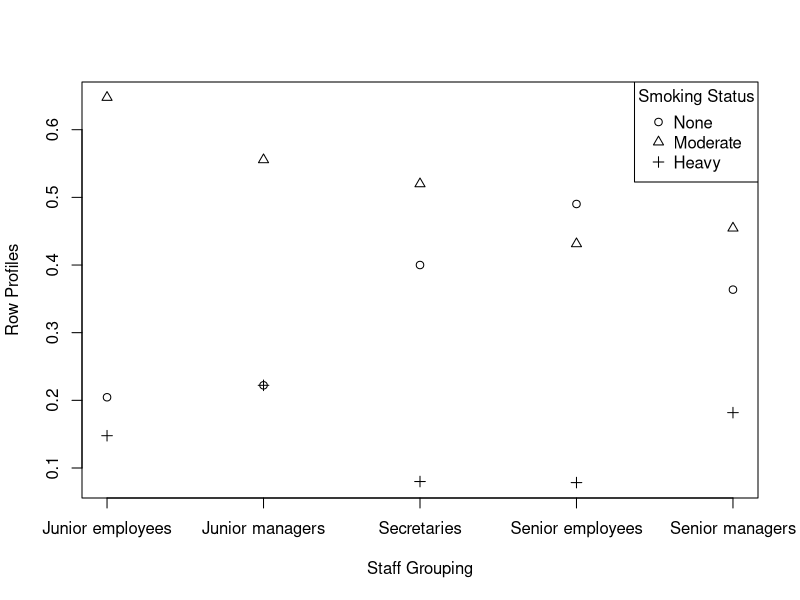
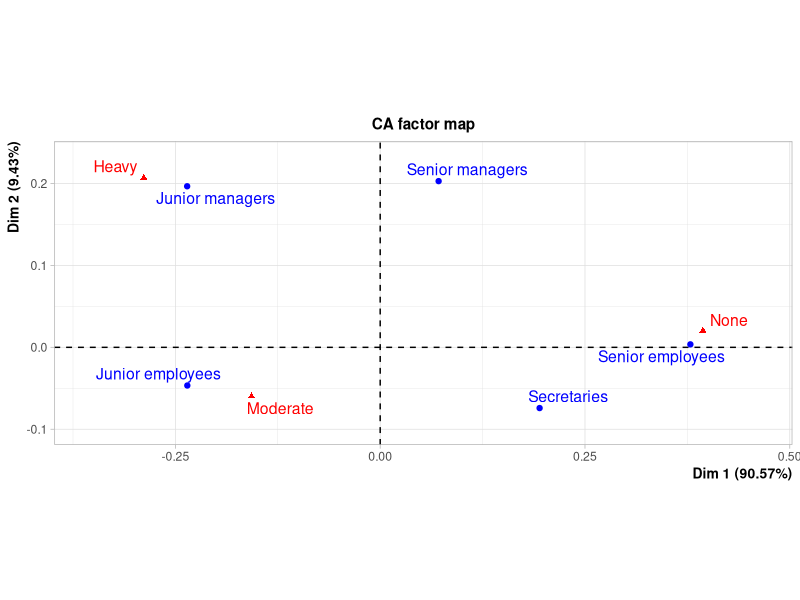

These figures' R source, in order:
## ---- chunk 1
knitr::opts_chunk$set(warning = FALSE, 
                      echo = FALSE, 
                      include=TRUE, 
                      message=FALSE, 
                      comment = NA, 
                      warn=-1, 
                      warn.conflicts = FALSE, 
                      quietly=TRUE, 
                      fig.align="center")
## ---- chunk 2
col.lbl = c("Halothane.positive", "Halothane.negative")
row.lbl = c("Large White", "Hampshire", "Landrace(B)", "Landrace(S)")
col1 = c(2, 3, 11, 16)
col2 = c(76, 86, 73, 76)
tabledata = matrix(cbind(col1, col2), nrow = 4, ncol=2, byrow=F,
                   dimnames = list(row.lbl, col.lbl))
dt <- as.data.frame(tabledata)
dt <- data.frame(tabledata)
dt$Totals <- rowSums(dt)
dt["Totals",] <- colSums(dt)
library(tidyverse)
library(kableExtra)
kable(dt, caption="Porcine Stress Syndrome (PSS) data") %>%
  kable_styling(bootstrap_options = "striped", full_width = F)
## ---- chunk 3
chisq.test(dt)
## ---- chunk 4
group1 <- matrix(c(80,120,30,80), nrow=2, ncol=2, byrow=T)
group1
chisq.test(group1)
## ---- chunk 5
group2 <- matrix(c(20,75,25,20), nrow=2, ncol=2, byrow=T)
group2
chisq.test(group2)
## ---- chunk 6
all <- matrix(c(80,120,30,80)+c(20,75,25,20), nrow=2, ncol=2, byrow=T)
all
chisq.test(all)
## ---- chunk 7
col.lbl = c("None","Moderate", "Heavy")
row.lbl = c("Junior employees", "Junior managers", "Secretaries", "Senior employees", "Senior managers")
col1 = c(18, 4, 10, 25, 4)
col2 = c(57, 10, 13, 22, 5)
col3 = c(13, 4, 2, 4, 2)
tabledata = matrix(cbind(col1, col2, col3), 
                   nrow = 5, ncol=3, byrow=F,
                   dimnames = list(row.lbl, col.lbl))

dt <- data.frame(tabledata)
dt$Totals <- rowSums(dt)
dt["Totals",] <- colSums(dt)
library(kableExtra)
library(tidyverse)
kable(dt, caption=" Smoking Status vis-a-vis Staff Groupings") %>%
  kable_styling(bootstrap_options = "striped", full_width = F)
## ---- chunk 8
set.seed(12321)
chisq.test(tabledata, simulate.p.value = TRUE)
## ---- chunk 9
chisq.test(tabledata)
## ---- chunk 10
data.frame(tabledata) %>%
  pivot_longer(cols = 1:3, 
               values_to = "Counts",
               names_to = "Smoke_status") ->smk
smk %>% 
  mutate(Employ=rep(row.lbl,each=3)) %>% 
  relocate(Smoke_status,Employ, Counts)->smk
glimpse(smk)
## ---- chunk 11
library(MASS)
MASS::loglm(Counts~ Smoke_status+Employ, smk)
## ---- chunk 12
col.lbl <-  c("None","Moderate", "Heavy")
row.lbl <- c("Junior employees", "Junior managers", "Secretaries", "Senior employees", "Senior managers")
col1 <- c(18, 4, 10, 25, 4)
col2 <- c(57, 10, 13, 22, 5)
col3 <- c(13, 4, 2, 4, 2)
tabledata <- matrix(cbind(col1, col2, col3), 
                   nrow = 5, ncol=3, byrow=F,
                   dimnames = list(row.lbl, col.lbl))
tabledata
chisq.test(tabledata)
## ---- chunk 13
#tabledata
#formatC(chisq.test(tabledata)$exp)
#chisq.test(tabledata)
#chisq.test(tabledata, simulate.p.value = T, B=5000)
rowtotal <- rowSums(tabledata)
rowprofile <- tabledata/rowtotal
coltotal <- colSums(tabledata)
colprofile <- tabledata/coltotal
rowmass <- coltotal/sum(coltotal)
colmass <- rowtotal/sum(rowtotal)
options(digits=3)
rbind(rowprofile, rowmass)
## ---- chunk 14
matplot(rowprofile, 
        ylab ="Row Profiles",
        xlab ="Staff Grouping", 
        pch=1:3, col=1,
        xaxt = "n")
axis(1, at = c(1:5), labels = row.lbl)
legend("topright", col.lbl, pch=1:3, col=1, title = "Smoking Status")   
## ---- chunk 15
#| echo: true
#| fig-pos: false
library("FactoMineR")
CA(tabledata) |> summary()
